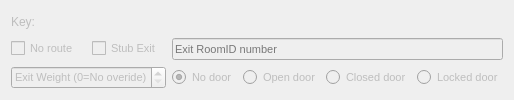
       <widget class="QFrame" name="frame_key">
        <property name="enabled">
         <bool>false</bool>
        </property>
        <property name="sizePolicy">
         <sizepolicy hsizetype="Preferred" vsizetype="Preferred">
          <horstretch>0</horstretch>
          <verstretch>0</verstretch>
         </sizepolicy>
        </property>
        <property name="cursor">
         <cursorShape>WhatsThisCursor</cursorShape>
        </property>
        <layout class="QGridLayout">
         <item row="0" column="0">
          <widget class="QLabel" name="label_key">
           <property name="text">
            <string>Key:</string>
           </property>
           <property name="textFormat">
            <enum>Qt::PlainText</enum>
           </property>
          </widget>
         </item>
         <item row="1" column="0">
          <widget class="QCheckBox" name="noRoute_key">
           <property name="font">
            <font>
             <pointsize>8</pointsize>
            </font>
           </property>
           <property name="focusPolicy">
            <enum>Qt::NoFocus</enum>
           </property>
           <property name="text">
            <string>No route</string>
           </property>
           <property name="checkable">
            <bool>true</bool>
           </property>
          </widget>
         </item>
         <item row="1" column="1">
          <widget class="QCheckBox" name="stub_key">
           <property name="font">
            <font>
             <pointsize>8</pointsize>
            </font>
           </property>
           <property name="text">
            <string>Stub Exit</string>
           </property>
          </widget>
         </item>
         <item row="1" column="2" colspan="4">
          <widget class="QLineEdit" name="key">
           <property name="font">
            <font>
             <pointsize>8</pointsize>
            </font>
           </property>
           <property name="toolTip">
            <string>Set the number of the room that's to the southwest here</string>
           </property>
           <property name="placeholderText">
            <string>Exit RoomID number</string>
           </property>
          </widget>
         </item>
         <item row="2" column="0" colspan="2">
          <widget class="QSpinBox" name="weight_key">
           <property name="font">
            <font>
             <pointsize>8</pointsize>
            </font>
           </property>
           <property name="specialValueText">
            <string>Exit Weight (0=No overide)</string>
           </property>
           <property name="maximum">
            <number>9999</number>
           </property>
          </widget>
         </item>
         <item row="2" column="2">
          <widget class="QRadioButton" name="doortype_none_key">
           <property name="font">
            <font>
             <pointsize>8</pointsize>
            </font>
           </property>
           <property name="text">
            <string>No door</string>
           </property>
           <property name="checked">
            <bool>true</bool>
           </property>
          </widget>
         </item>
         <item row="2" column="3">
          <widget class="QRadioButton" name="doortype_open_key">
           <property name="font">
            <font>
             <pointsize>8</pointsize>
            </font>
           </property>
           <property name="text">
            <string>Open door</string>
           </property>
          </widget>
         </item>
         <item row="2" column="4">
          <widget class="QRadioButton" name="doortype_closed_key">
           <property name="font">
            <font>
             <pointsize>8</pointsize>
            </font>
           </property>
           <property name="text">
            <string>Closed door</string>
           </property>
          </widget>
         </item>
         <item row="2" column="5">
          <widget class="QRadioButton" name="doortype_locked_key">
           <property name="font">
            <font>
             <pointsize>8</pointsize>
            </font>
           </property>
           <property name="text">
            <string>Locked door</string>
           </property>
          </widget>
         </item>
        </layout>
       </widget>
